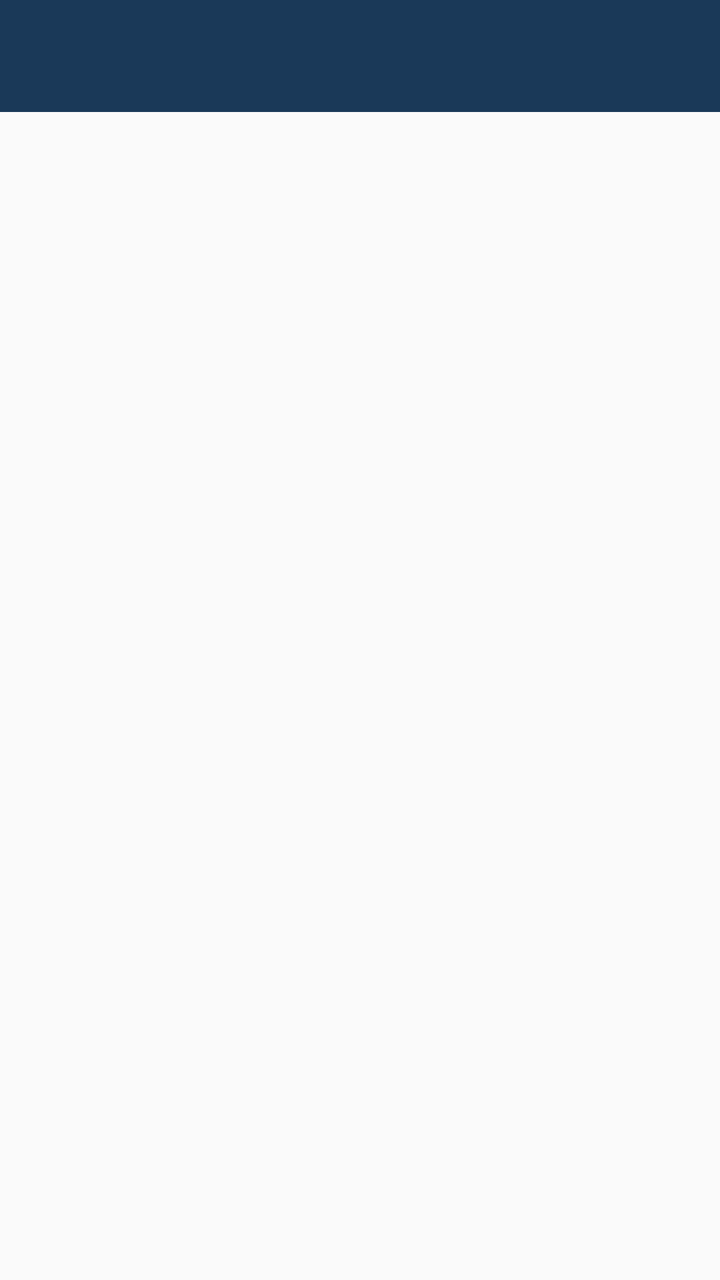
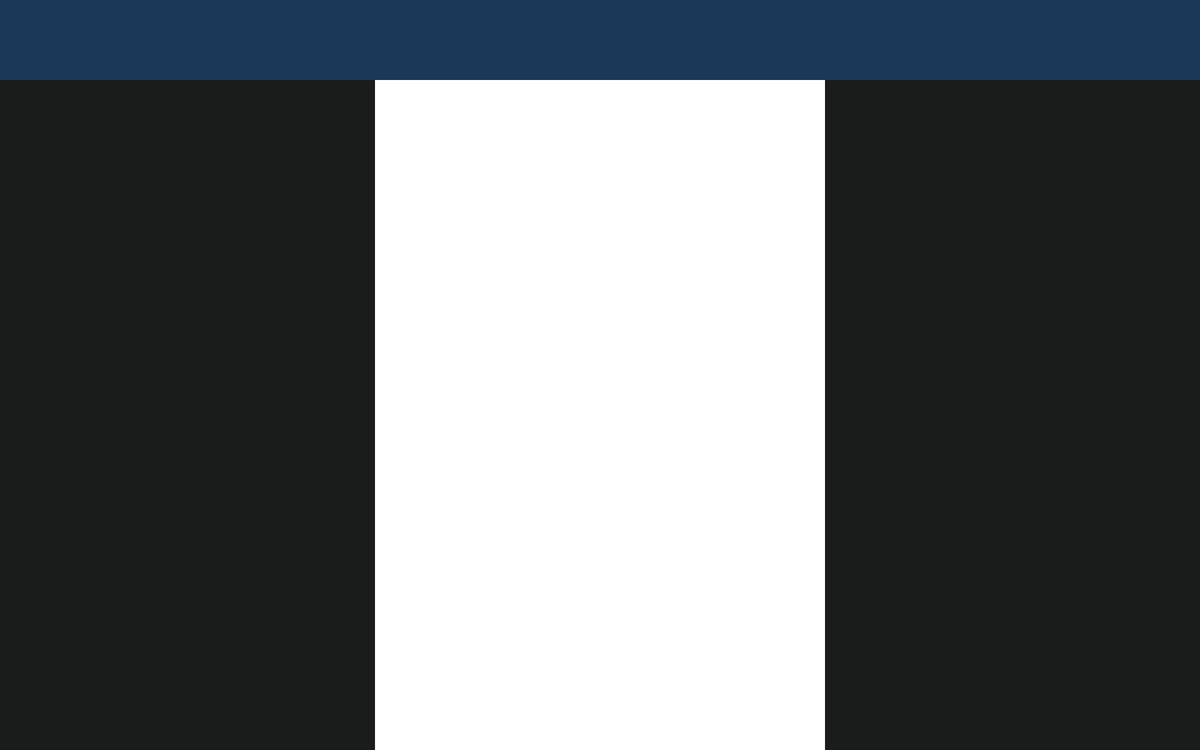

An Android layout and its configuration variant, each rendered on a device that would load it. The default file and the variant file are quoted in full after the pictures.
<!-- AndroidManifest.xml: application theme AppTheme -->
<!-- res/layout/activity_main.xml -->
<?xml version="1.0" encoding="utf-8"?>
<LinearLayout xmlns:android="http://schemas.android.com/apk/res/android"
    xmlns:tools="http://schemas.android.com/tools"
    android:layout_width="match_parent"
    android:layout_height="match_parent"
    xmlns:app="http://schemas.android.com/apk/res-auto"
    android:orientation="vertical"
    android:id="@+id/shelves_list"
    tools:context="com.jawadjahangir.android.bookwatch.MainActivity">
    <android.support.v7.widget.Toolbar
        android:id="@+id/main_toolbar"
        android:background="?attr/colorPrimary"
        android:layout_width="match_parent"
        android:layout_height="?actionBarSize"
        app:theme="@style/ThemeOverlay.AppCompat.Dark.ActionBar"
         />

</LinearLayout>
<!-- resources referenced by this layout -->
<resources>
  <style name="AppTheme" parent="Theme.AppCompat.Light.NoActionBar">
          
          <item name="colorPrimary">@color/colorPrimary</item>
          <item name="colorPrimaryDark">@color/colorPrimaryDark</item>
          <item name="colorAccent">@color/colorAccent</item>
      </style>
  <color name="colorPrimary">#1A3958</color>
  <color name="colorPrimaryDark">#0F2439</color>
  <color name="colorAccent">#FF4081</color>
</resources>
<!-- res/layout-w900dp/activity_main.xml (the repository's variant of the layout above) -->
<!-- drawn on a 7-inch tablet turned sideways -->
<?xml version="1.0" encoding="utf-8"?>
<LinearLayout android:layout_width="match_parent"
    android:layout_height="match_parent"
    xmlns:android="http://schemas.android.com/apk/res/android"
    xmlns:app="http://schemas.android.com/apk/res-auto"
    xmlns:tools="http://schemas.android.com/tools"
    android:background="@color/very_dark_grey"
    android:orientation="vertical">
    <android.support.v7.widget.Toolbar
        android:id="@+id/main_toolbar"
        android:background="?attr/colorPrimary"
        android:layout_width="match_parent"
        android:layout_height="?actionBarSize"
        app:theme="@style/ThemeOverlay.AppCompat.Dark.ActionBar"
        />
    <LinearLayout xmlns:android="http://schemas.android.com/apk/res/android"
        android:layout_width="360dp"
        android:layout_height="match_parent"
        android:orientation="vertical"
        android:background="@color/white"
        android:layout_gravity="center_horizontal"
        android:id="@+id/shelves_list"
        tools:context="com.jawadjahangir.android.bookwatch.MainActivity">

    </LinearLayout>
</LinearLayout>
<!-- resources referenced by the variant -->
<!-- as a 7-inch tablet turned sideways resolves them -->
<resources>
  <color name="very_dark_grey">#1A1B1B</color>
  <color name="white">#ffffff</color>
  <style name="AppTheme" parent="Theme.AppCompat.Light.NoActionBar">
          
          <item name="colorPrimary">@color/colorPrimary</item>
          <item name="colorPrimaryDark">@color/colorPrimaryDark</item>
          <item name="colorAccent">@color/colorAccent</item>
      </style>
  <color name="colorPrimary">#1A3958</color>
  <color name="colorPrimaryDark">#0F2439</color>
  <color name="colorAccent">#FF4081</color>
</resources>
